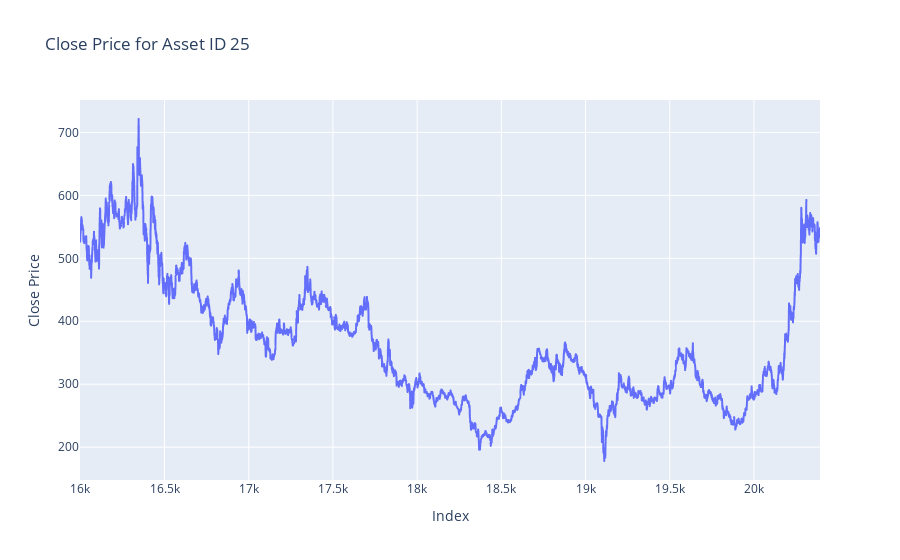

Notebook code cell kept with this figure:
### Code cell
plot_close_by_asset(df= test_df, asset_id= token)

### Figure 1 — Plotly figure (JSON) as saved in the notebook; plotly's stock layout.template omitted (floating-point values rounded to 4 significant figures; data arrays with more than 128 entries replaced by an {"elided": "..."} marker saying what was removed)
{"data": [{"hovertemplate": "Index=%{x}<br>Close Price=%{y}<extra></extra>", "legendgroup": "", "line": {"color": "#636efa", "dash": "solid"}, "marker": {"symbol": "circle"}, "mode": "lines", "name": "", "showlegend": false, "type": "scattergl", "x": {"elided": "4395 int values"}, "xaxis": "x", "y": {"elided": "4395 float values"}, "yaxis": "y"}], "layout": {"legend": {"tracegroupgap": 0}, "title": {"text": "Close Price for Asset ID 25"}, "xaxis": {"anchor": "y", "domain": [0, 1], "title": {"text": "Index"}}, "yaxis": {"anchor": "x", "domain": [0, 1], "title": {"text": "Close Price"}}}}
